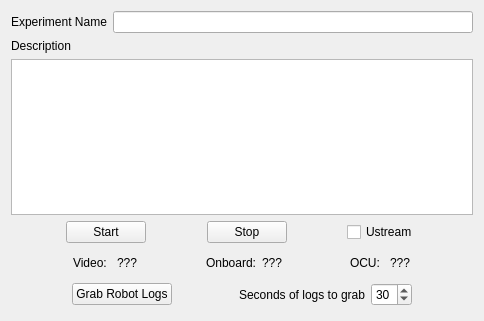
<?xml version="1.0" encoding="UTF-8"?>
<ui version="4.0">
 <class>Widget</class>
 <widget class="QWidget" name="Widget">
  <property name="geometry">
   <rect>
    <x>0</x>
    <y>0</y>
    <width>484</width>
    <height>321</height>
   </rect>
  </property>
  <property name="windowTitle">
   <string>Logging Widget</string>
  </property>
  <layout class="QVBoxLayout" name="verticalLayout_2">
   <item>
    <layout class="QVBoxLayout" name="verticalLayout">
     <item>
      <layout class="QHBoxLayout" name="horizontalLayout">
       <property name="topMargin">
        <number>0</number>
       </property>
       <item>
        <widget class="QLabel" name="label">
         <property name="text">
          <string>Experiment Name</string>
         </property>
        </widget>
       </item>
       <item>
        <widget class="QLineEdit" name="experimentName"/>
       </item>
      </layout>
     </item>
     <item>
      <layout class="QVBoxLayout" name="verticalLayout_3">
       <property name="topMargin">
        <number>0</number>
       </property>
       <item>
        <widget class="QLabel" name="label_2">
         <property name="text">
          <string>Description</string>
         </property>
        </widget>
       </item>
       <item>
        <widget class="QPlainTextEdit" name="descriptionBox"/>
       </item>
      </layout>
     </item>
     <item>
      <layout class="QHBoxLayout" name="horizontalLayout_2">
       <property name="topMargin">
        <number>0</number>
       </property>
       <item>
        <spacer name="horizontalSpacer">
         <property name="orientation">
          <enum>Qt::Horizontal</enum>
         </property>
         <property name="sizeHint" stdset="0">
          <size>
           <width>40</width>
           <height>20</height>
          </size>
         </property>
        </spacer>
       </item>
       <item>
        <widget class="QPushButton" name="startButton">
         <property name="text">
          <string>Start</string>
         </property>
        </widget>
       </item>
       <item>
        <spacer name="horizontalSpacer_2">
         <property name="orientation">
          <enum>Qt::Horizontal</enum>
         </property>
         <property name="sizeHint" stdset="0">
          <size>
           <width>40</width>
           <height>20</height>
          </size>
         </property>
        </spacer>
       </item>
       <item>
        <widget class="QPushButton" name="stopButton">
         <property name="text">
          <string>Stop</string>
         </property>
        </widget>
       </item>
       <item>
        <spacer name="horizontalSpacer_3">
         <property name="orientation">
          <enum>Qt::Horizontal</enum>
         </property>
         <property name="sizeHint" stdset="0">
          <size>
           <width>40</width>
           <height>20</height>
          </size>
         </property>
        </spacer>
       </item>
       <item>
        <widget class="QCheckBox" name="ustreamBox">
         <property name="text">
          <string>Ustream</string>
         </property>
        </widget>
       </item>
       <item>
        <spacer name="horizontalSpacer_4">
         <property name="orientation">
          <enum>Qt::Horizontal</enum>
         </property>
         <property name="sizeHint" stdset="0">
          <size>
           <width>40</width>
           <height>20</height>
          </size>
         </property>
        </spacer>
       </item>
      </layout>
     </item>
     <item>
      <spacer name="verticalSpacer_2">
       <property name="orientation">
        <enum>Qt::Vertical</enum>
       </property>
       <property name="sizeHint" stdset="0">
        <size>
         <width>20</width>
         <height>40</height>
        </size>
       </property>
      </spacer>
     </item>
     <item>
      <layout class="QHBoxLayout" name="horizontalLayout_3">
       <property name="topMargin">
        <number>0</number>
       </property>
       <item>
        <spacer name="horizontalSpacer_8">
         <property name="orientation">
          <enum>Qt::Horizontal</enum>
         </property>
         <property name="sizeHint" stdset="0">
          <size>
           <width>40</width>
           <height>20</height>
          </size>
         </property>
        </spacer>
       </item>
       <item>
        <widget class="QLabel" name="label_4">
         <property name="text">
          <string>Video: </string>
         </property>
        </widget>
       </item>
       <item>
        <widget class="QLabel" name="videoLogging">
         <property name="text">
          <string>???</string>
         </property>
        </widget>
       </item>
       <item>
        <spacer name="horizontalSpacer_9">
         <property name="orientation">
          <enum>Qt::Horizontal</enum>
         </property>
         <property name="sizeHint" stdset="0">
          <size>
           <width>40</width>
           <height>20</height>
          </size>
         </property>
        </spacer>
       </item>
       <item>
        <widget class="QLabel" name="label_5">
         <property name="text">
          <string>Onboard:</string>
         </property>
        </widget>
       </item>
       <item>
        <widget class="QLabel" name="onboardLogging">
         <property name="text">
          <string>???</string>
         </property>
        </widget>
       </item>
       <item>
        <spacer name="horizontalSpacer_10">
         <property name="orientation">
          <enum>Qt::Horizontal</enum>
         </property>
         <property name="sizeHint" stdset="0">
          <size>
           <width>40</width>
           <height>20</height>
          </size>
         </property>
        </spacer>
       </item>
       <item>
        <widget class="QLabel" name="label_7">
         <property name="text">
          <string>OCU: </string>
         </property>
        </widget>
       </item>
       <item>
        <widget class="QLabel" name="OCULogging">
         <property name="text">
          <string>???</string>
         </property>
        </widget>
       </item>
       <item>
        <spacer name="horizontalSpacer_11">
         <property name="orientation">
          <enum>Qt::Horizontal</enum>
         </property>
         <property name="sizeHint" stdset="0">
          <size>
           <width>40</width>
           <height>20</height>
          </size>
         </property>
        </spacer>
       </item>
      </layout>
     </item>
     <item>
      <spacer name="verticalSpacer_3">
       <property name="orientation">
        <enum>Qt::Vertical</enum>
       </property>
       <property name="sizeHint" stdset="0">
        <size>
         <width>20</width>
         <height>40</height>
        </size>
       </property>
      </spacer>
     </item>
     <item>
      <layout class="QHBoxLayout" name="horizontalLayout_4">
       <property name="topMargin">
        <number>0</number>
       </property>
       <item>
        <spacer name="horizontalSpacer_5">
         <property name="orientation">
          <enum>Qt::Horizontal</enum>
         </property>
         <property name="sizeHint" stdset="0">
          <size>
           <width>40</width>
           <height>20</height>
          </size>
         </property>
        </spacer>
       </item>
       <item>
        <widget class="QPushButton" name="robotLogsButton">
         <property name="text">
          <string>Grab Robot Logs</string>
         </property>
        </widget>
       </item>
       <item>
        <spacer name="horizontalSpacer_6">
         <property name="orientation">
          <enum>Qt::Horizontal</enum>
         </property>
         <property name="sizeHint" stdset="0">
          <size>
           <width>40</width>
           <height>20</height>
          </size>
         </property>
        </spacer>
       </item>
       <item>
        <widget class="QLabel" name="label_3">
         <property name="text">
          <string>Seconds of logs to grab</string>
         </property>
        </widget>
       </item>
       <item>
        <widget class="QSpinBox" name="spinBox">
         <property name="inputMethodHints">
          <set>Qt::ImhDigitsOnly</set>
         </property>
         <property name="value">
          <number>30</number>
         </property>
        </widget>
       </item>
       <item>
        <spacer name="horizontalSpacer_7">
         <property name="orientation">
          <enum>Qt::Horizontal</enum>
         </property>
         <property name="sizeHint" stdset="0">
          <size>
           <width>40</width>
           <height>20</height>
          </size>
         </property>
        </spacer>
       </item>
      </layout>
     </item>
     <item>
      <spacer name="verticalSpacer">
       <property name="orientation">
        <enum>Qt::Vertical</enum>
       </property>
       <property name="sizeHint" stdset="0">
        <size>
         <width>20</width>
         <height>40</height>
        </size>
       </property>
      </spacer>
     </item>
    </layout>
   </item>
  </layout>
 </widget>
 <layoutdefault spacing="6" margin="11"/>
 <resources/>
 <connections/>
</ui>
